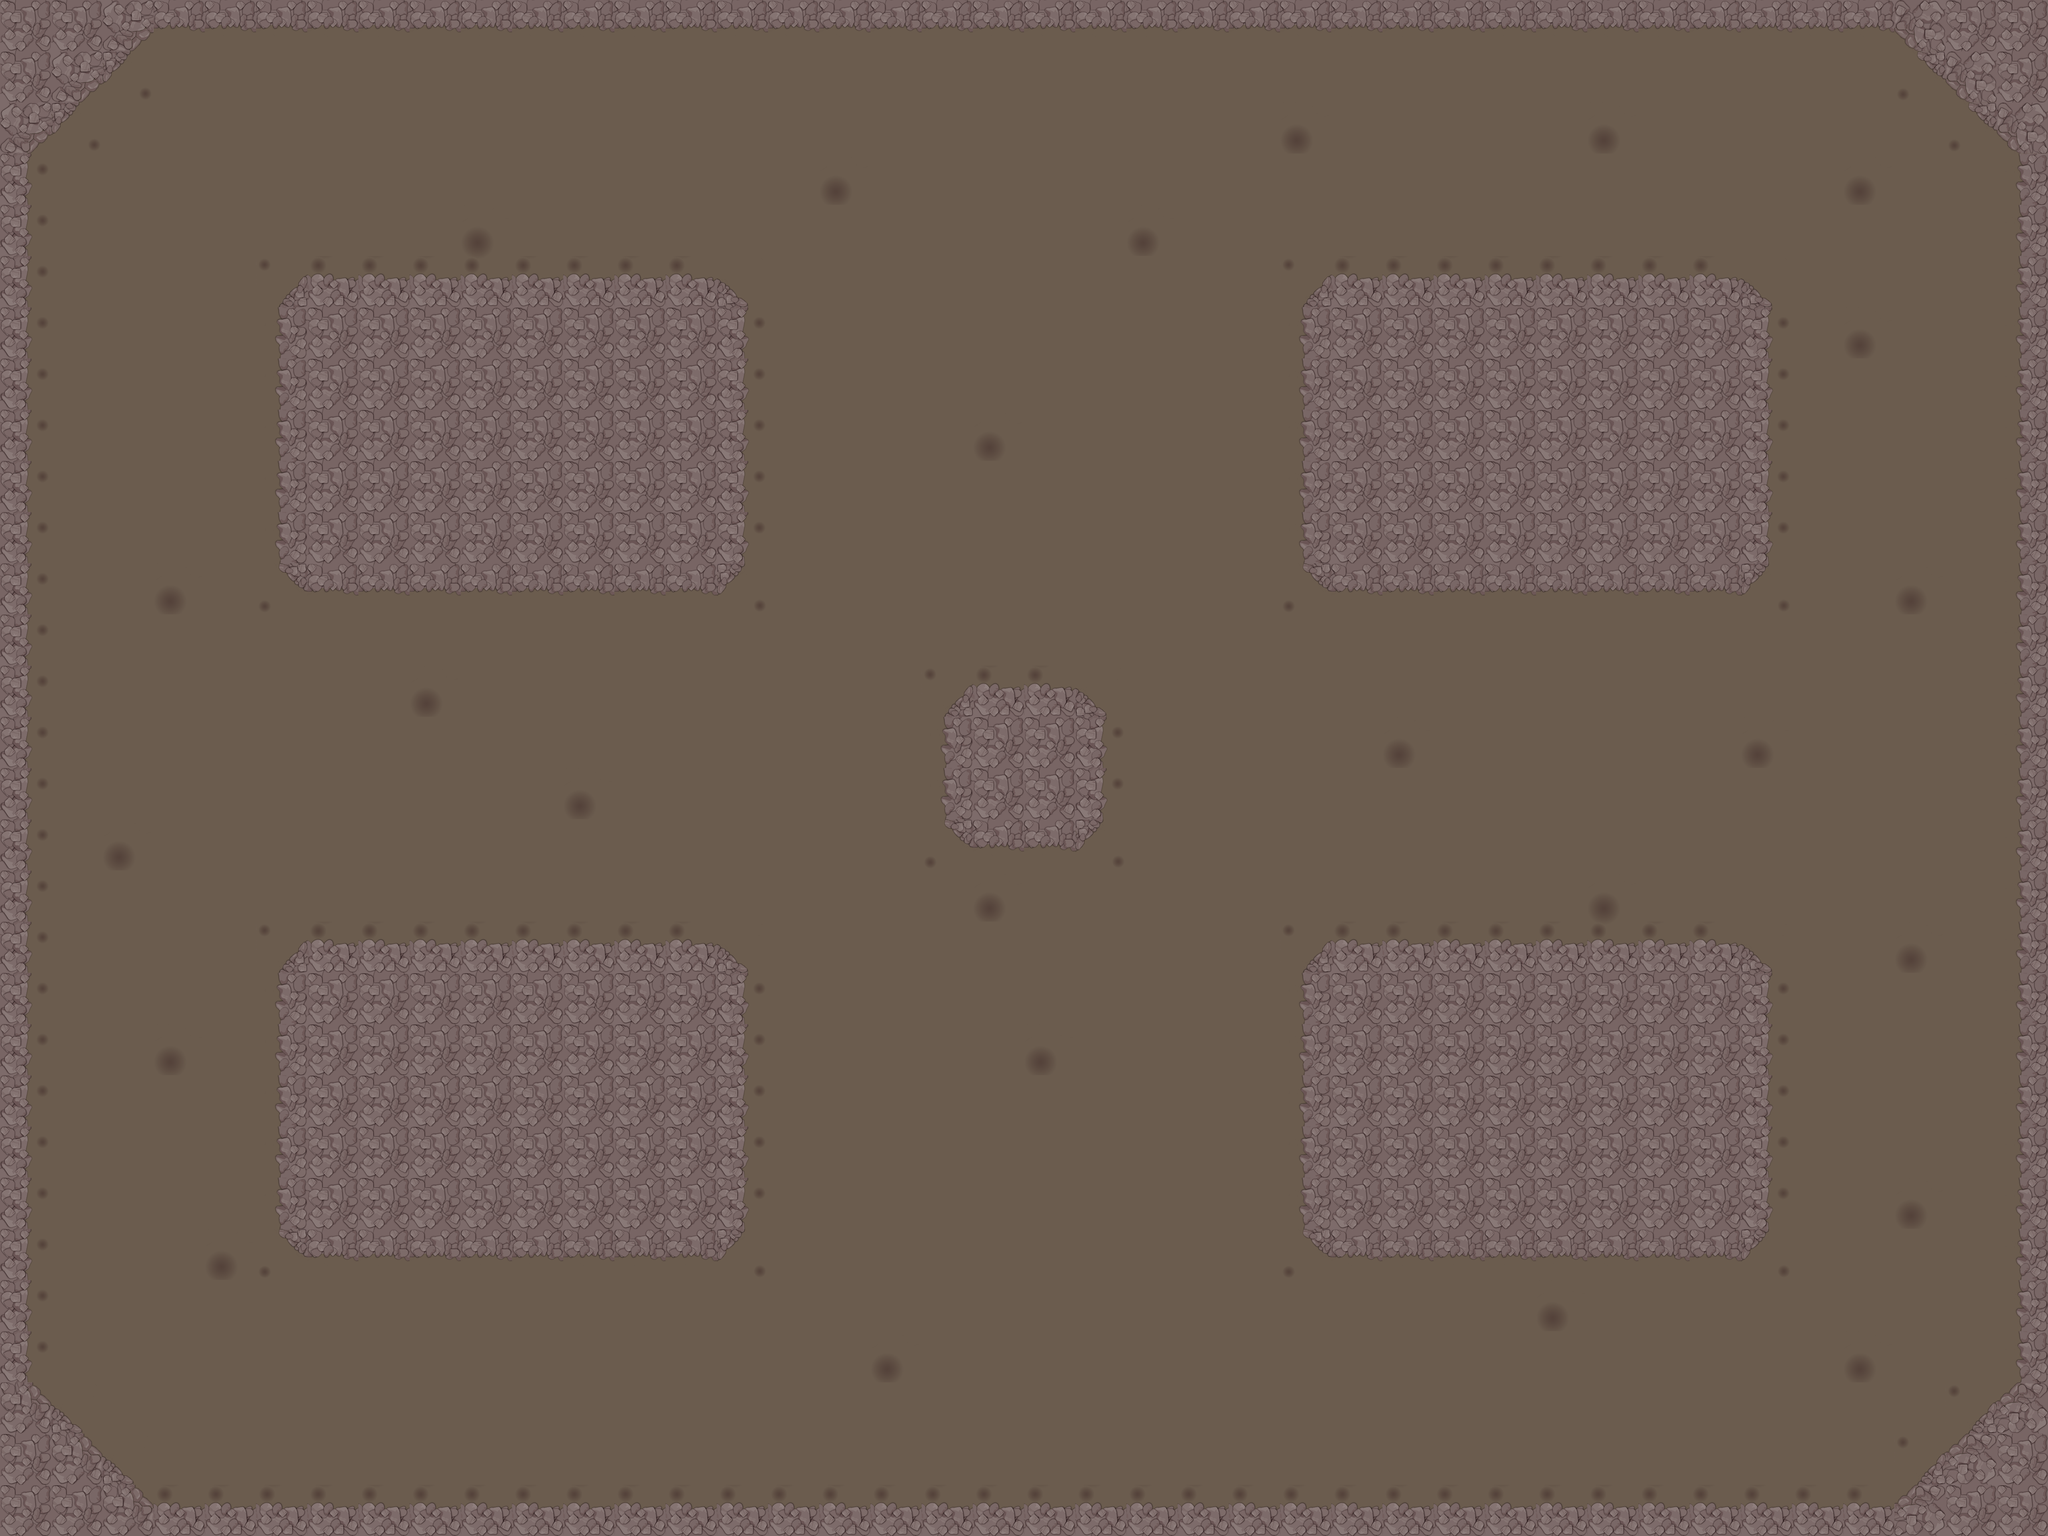

Tiled map render using the project's own tile images. Description and the map definition, with tile-layer contents summarised, below:
An orthogonal 40x30 tile map with 128x128 px tiles, 1 tile layer (Background) and 78 objects (9x Poly, 4x PlayerSolo, 4x Box, 3x 3, 3x 2, ...).

<map version="1.0" orientation="orthogonal" renderorder="right-down" width="40" height="30" tilewidth="128" tileheight="128" nextobjectid="94">
 <tileset firstgid="1" name="SpritesheetFull" tilewidth="128" tileheight="128" tilecount="15" columns="5">
  <image source="../Textures/SpritesheetFull.png" width="640" height="384" />
 </tileset>
 <layer name="Background" width="40" height="30">
  <data>[1200 cells, 1200 non-empty, 15 distinct tile ids]</data>
 </layer>
 <objectgroup color="#00ff00" name="Entities">
  <object id="16" name="Checkpoint" type="3" x="256" y="256" width="384" height="384" />
  <object id="17" name="Checkpoint" type="2" x="4480" y="256" width="384" height="384" />
  <object id="18" name="Checkpoint" type="1" x="256" y="3200" width="384" height="384" />
  <object id="20" name="Checkpoint" type="4" x="4480" y="3200" width="384" height="384" />
  <object id="21" name="Flag" x="2526.39" y="1599.87" width="64" height="64" />
  <object id="22" name="PlayerSolo" x="412" y="410" width="64" height="64" />
  <object id="23" name="PlayerSolo" x="4640" y="406" width="64" height="64" />
  <object id="24" name="PlayerSolo" x="4640" y="3356" width="64" height="64" />
  <object id="25" name="PlayerSolo" x="418.667" y="3354" width="64" height="64" />
 </objectgroup>
 <objectgroup color="#55ffff" name="Waypoints">
  <object id="27" name="0" type="3" x="384" y="384" width="128" height="128">
   <properties>
    <property name="neighbour" value="[1]" />
    <property name="node" type="int" value="0" />
   </properties>
  </object>
  <object id="28" name="1" x="896.5" y="320" width="128" height="128">
   <properties>
    <property name="neighbour" value="[2]" />
    <property name="node" type="int" value="1" />
   </properties>
  </object>
  <object id="29" name="2" x="1408" y="320" width="128" height="128">
   <properties>
    <property name="neighbour" value="[3]" />
    <property name="node" type="int" value="2" />
   </properties>
  </object>
  <object id="30" name="3" x="1922.67" y="320" width="128" height="128">
   <properties>
    <property name="neighbour" value="[4,33]" />
    <property name="node" type="int" value="3" />
   </properties>
  </object>
  <object id="38" name="4" x="2496.61" y="320" width="128" height="128">
   <properties>
    <property name="neighbour" value="[6,33,35,34]" />
    <property name="node" type="int" value="4" />
   </properties>
  </object>
  <object id="73" name="5" x="640" y="1664" width="128" height="128">
   <properties>
    <property name="neighbour" value="[29,30]" />
    <property name="node" type="int" value="5" />
   </properties>
  </object>
  <object id="39" name="6" x="3072" y="320" width="128" height="128">
   <properties>
    <property name="neighbour" value="[7,35]" />
    <property name="node" type="int" value="6" />
   </properties>
  </object>
  <object id="40" name="7" x="3584" y="320" width="128" height="128">
   <properties>
    <property name="neighbour" value="[8]" />
    <property name="node" type="int" value="7" />
   </properties>
  </object>
  <object id="42" name="8" x="4096" y="320" width="128" height="128">
   <properties>
    <property name="neighbour" value="[9]" />
    <property name="node" type="int" value="8" />
   </properties>
  </object>
  <object id="43" name="9" type="2" x="4608" y="384" width="128" height="128">
   <properties>
    <property name="neighbour" value="[10]" />
    <property name="node" type="int" value="9" />
   </properties>
  </object>
  <object id="47" name="10" x="4672.67" y="896.667" width="128" height="128">
   <properties>
    <property name="neighbour" value="[11]" />
    <property name="node" type="int" value="10" />
   </properties>
  </object>
  <object id="48" name="11" x="4673.67" y="1408.36" width="128" height="128">
   <properties>
    <property name="neighbour" value="[12,40]" />
    <property name="node" type="int" value="11" />
   </properties>
  </object>
  <object id="49" name="12" x="4674" y="1854" width="128" height="128">
   <properties>
    <property name="neighbour" value="[13,40,41]" />
    <property name="node" type="int" value="12" />
   </properties>
  </object>
  <object id="52" name="13" x="4676" y="2304.67" width="128" height="128">
   <properties>
    <property name="neighbour" value="[14,41]" />
    <property name="node" type="int" value="13" />
   </properties>
  </object>
  <object id="78" name="14" x="4672.12" y="2815.89" width="128" height="128">
   <properties>
    <property name="neighbour" value="[15]" />
    <property name="node" type="int" value="14" />
   </properties>
  </object>
  <object id="79" name="15" type="4" x="4608" y="3328" width="128" height="128">
   <properties>
    <property name="neighbour" value="[16]" />
    <property name="node" type="int" value="15" />
   </properties>
  </object>
  <object id="81" name="16" x="4105.33" y="3389.33" width="128" height="128">
   <properties>
    <property name="neighbour" value="[17]" />
    <property name="node" type="int" value="16" />
   </properties>
  </object>
  <object id="80" name="17" x="3584.3" y="3396.3" width="128" height="128">
   <properties>
    <property name="neighbour" value="[18]" />
    <property name="node" type="int" value="17" />
   </properties>
  </object>
  <object id="82" name="18" x="3072" y="3400" width="128" height="128">
   <properties>
    <property name="neighbour" value="[19,47]" />
    <property name="node" type="int" value="18" />
   </properties>
  </object>
  <object id="86" name="19" x="2494.67" y="3392.67" width="128" height="128">
   <properties>
    <property name="neighbour" value="[20,47,51,48]" />
    <property name="node" type="int" value="19" />
   </properties>
  </object>
  <object id="87" name="20" x="1920.67" y="3393.33" width="128" height="128">
   <properties>
    <property name="neighbour" value="[21,51]" />
    <property name="node" type="int" value="20" />
   </properties>
  </object>
  <object id="88" name="21" x="1408.67" y="3390.91" width="128" height="128">
   <properties>
    <property name="neighbour" value="[22]" />
    <property name="node" type="int" value="21" />
   </properties>
  </object>
  <object id="89" name="22" x="896.663" y="3390" width="128" height="128">
   <properties>
    <property name="neighbour" value="[23]" />
    <property name="node" type="int" value="22" />
   </properties>
  </object>
  <object id="90" name="23" type="1" x="384" y="3328" width="128" height="128">
   <properties>
    <property name="neighbour" value="[24]" />
    <property name="node" type="int" value="23" />
   </properties>
  </object>
  <object id="91" name="24" x="320.167" y="2816.08" width="128" height="128">
   <properties>
    <property name="neighbour" value="[25]" />
    <property name="node" type="int" value="24" />
   </properties>
  </object>
  <object id="77" name="25" x="322.417" y="2304.25" width="128" height="128">
   <properties>
    <property name="neighbour" value="[26,42]" />
    <property name="node" type="int" value="25" />
   </properties>
  </object>
  <object id="76" name="26" x="320.068" y="1855.27" width="128" height="128">
   <properties>
    <property name="neighbour" value="[27,42,5]" />
    <property name="node" type="int" value="26" />
   </properties>
  </object>
  <object id="74" name="27" x="322" y="1408" width="128" height="128">
   <properties>
    <property name="neighbour" value="[28,5]" />
    <property name="node" type="int" value="27" />
   </properties>
  </object>
  <object id="75" name="28" x="321.333" y="896" width="128" height="128">
   <properties>
    <property name="neighbour" value="[0]" />
    <property name="node" type="int" value="28" />
   </properties>
  </object>
  </objectgroup>
 <objectgroup color="#ff0000" name="Colliders" offsetx="2" offsety="0">
  <!-- 13 objects omitted --></objectgroup>
</map>
<!-- 40 of 78 objects omitted -->
